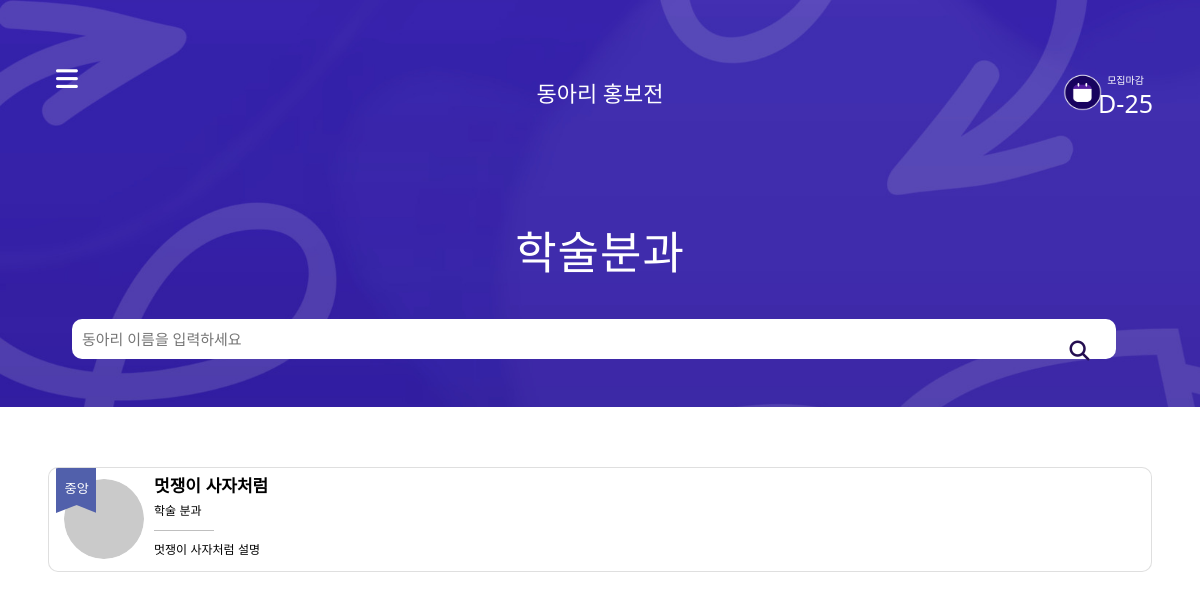
The page /club/2 on the database its author committed.
### base/models.py (models this page shows, shortened)
class Clubs(models.Model):
    club_id = models.AutoField(primary_key=True)
    club_name = models.CharField(max_length=200, blank=True, null=True)
    main_club = models.IntegerField(blank=True, null=True)
    club_desc = models.CharField(max_length=200, blank=True, null=True)
    user = models.ForeignKey(AuthUser, models.DO_NOTHING, blank=True, null=True)
    club_type = models.ForeignKey(ClubTypes, models.DO_NOTHING)
    club_img = models.ImageField(upload_to='images/', blank=True, null=True) # 활동사진
    club_logo = models.ImageField(upload_to='images/', blank=True, null=True) #로고
    rank = models.IntegerField(blank=True, null=True)
    sns_link = models.CharField(max_length=500, blank=True, null=True) # 여분
    instagram_link = models.CharField(max_length=500, blank=True, null=True)
    facebook_link = models.CharField(max_length=500, blank=True, null=True)
    youtube_link = models.CharField(max_length=500, blank=True, null=True)
    form_link = models.CharField(max_length=500, blank=True, null=True)
    recruitment_content = models.TextField(blank=True, null=True)

class ClubTypes(models.Model):
    club_type_id = models.AutoField(primary_key=True)
    club_type_name = models.CharField(max_length=200, blank=True, null=True)
    club_type_desc = models.CharField(max_length=200, blank=True, null=True)
    club_type = models.IntegerField(blank=True, null=True)
    def __str__(self):
        return self.club_type_name

### club/views.py (the view)
# urls.py: path('<int:club_type>', views.haksool, name="haksool"),
def haksool(request, club_type):
    if club_type == 1:
        template_name = 'club_list1.html'
    elif club_type == 2:
        template_name = 'club_list2.html'
    elif club_type == 3:
        template_name = 'club_list3.html'
    side_menu1 = Clubs.objects.all().filter(club_type = 1)
    side_menu2 = Clubs.objects.all().filter(club_type = 2)
    side_menu3 = Clubs.objects.all().filter(club_type = 3)
    if request.GET.get("keyword"):
        keyword = request.GET.get("keyword")
        club_list = Clubs.objects.all().filter(Q(club_type = club_type) & (Q(club_name__icontains = keyword)))
        return render(request, template_name, {'club_list': club_list, 'club_type': club_type, 'side_menu1':side_menu1, 'side_menu2':side_menu2, 'side_menu3':side_menu3})
    else:
        club_list = Clubs.objects.all().filter(club_type = club_type).order_by('club_name')
        return render(request, template_name, {'club_list': club_list, 'club_type': club_type, 'side_menu1':side_menu1, 'side_menu2':side_menu2, 'side_menu3':side_menu3})

### club/templates/club_list2.html (shortened to what this page needs)
{% load static %}
<!DOCTYPE html>
<html lang="en">
<head>
  <link rel="stylesheet" href="https://maxcdn.bootstrapcdn.com/bootstrap/3.3.2/css/bootstrap.min.css">
  <link rel="stylesheet" href="https://maxcdn.bootstrapcdn.com/bootstrap/3.3.2/css/bootstrap-theme.min.css">
  <link href="https://cdn.jsdelivr.net/npm/bootstrap@5.0.2/dist/css/bootstrap.min.css" rel="stylesheet"
>
</head>
<body>
  <header>
    {% include 'side.html' %}
    <p> 학술분과</p>
    <form action="{% url 'haksool' club_type %}" method="GET">
      <div class="search-bar">
        <input type="search" placeholder="동아리 이름을 입력하세요" name="keyword">
        <button type="submit" class="fas fa-search"></button>
      </div>
    </form>
  </header>
  <section>
    {% for club in club_list %}
    <a href="{% url 'home' club.club_id %}">
      <div class="card" style="border-radius: 10px;">
        <div class="c_img">
          <div class="card_img">
            {% if club.club_logo_url %}
            <img src="{{club.club_logo_url}}" width="80px" height="80px" style="border-radius: 50%">
            {% else %}
            <img src="{% static '1.png' %}" width="80px" height="80px" style="border-radius: 50%">
            {% endif %}
          </div>
          {% if club.main_club == 1 %}
          <img class="flag" src="{% static '중앙.svg' %}" width="40px" height="45px">
          {% elif club.main_club == 0 %}
          <img class="flag" src="{% static '가등록.svg' %}" width="40px" height="45px">
          {% endif %}
        </div>
        <div class="text-wrap">
          <h1>{{club.club_name}}</h1>
          <span>{{club.club_type}}</span>
          <hr style="color: black;" width="60px">
          <span id="club_t">{{club.club_desc}}</span>
        </div>
      </div>
    </a>
    {% endfor %}
  </section>
</body>
</html>

### base/static/css/side.css (style rules this page uses)
body { margin: 0; padding: 0; box-sizing: border-box; }
section { padding: 5% 4%; width: 100%; height: 100%; color:white; background-color: transparent; }

### club/templates/club_list2.html (style rules this page uses)
body { margin: 0; padding: 0; box-sizing: border-box; }
header { position: sticky; color: white; background-image: url("../static/학술분과\ 배경.jpg"); background-size: cover; top: 0; left: 0; right: 0; z-index: 1; }
header>p { padding-top: 4%; font-family: 'Cafe24Danjunghae'; letter-spacing: 1px; font-size: 45px; text-align: center; }
.search-bar { position: relative; width: 96%; margin: 10px 0 0 2%; padding: 20px 5% 4% 4%; }
.search-bar>input { width: 100%; height: 40px; border: 0px; border-radius: 10px; padding-left: 10px; font-size: 15px; color: black; }
.fa-search { background-color: transparent; border: none; position: absolute; right: 7%; top: 38%; font-size: 20px; color: #240E51; }
section { padding: 3% 4% 5% 4%; width: 100%; height: 100%; background: #EAE5E3; }
.card { z-index: 0; transition: 0.3s; position: relative; width: 100%; max-width: 100%; height: 105px; overflow: hidden; display: inline-block; margin-bottom: 20px; background-color: white; }
.c_img { width: 100px; height: 80px; }
.card_img { position: absolute; left: 15px; top: 11px; }
.flag { position: relative; z-index: 1; margin: 0 7px; }
.text-wrap { position: absolute; bottom: 12px; left: 80px; z-index: 10; padding-left: 25px; }
.text-wrap h1 { font-size: 17px; margin-bottom: 5px; color: black; font-family: 'Noto Sans KR', sans-serif; font-weight: 700; }
.text-wrap span { color: black; font-size: 12px; font-family: 'Noto Sans KR', sans-serif; font-weight: 500; }
.text-wrap #club_t { font-family: 'Noto Sans KR', sans-serif; font-weight: 300; }

### rows shown on the page
Clubs: main_club 1 (drawn), club_name "멋쟁이 사자처럼", club_type "학술 분과", club_desc "멋쟁이 사자처럼 설명"
